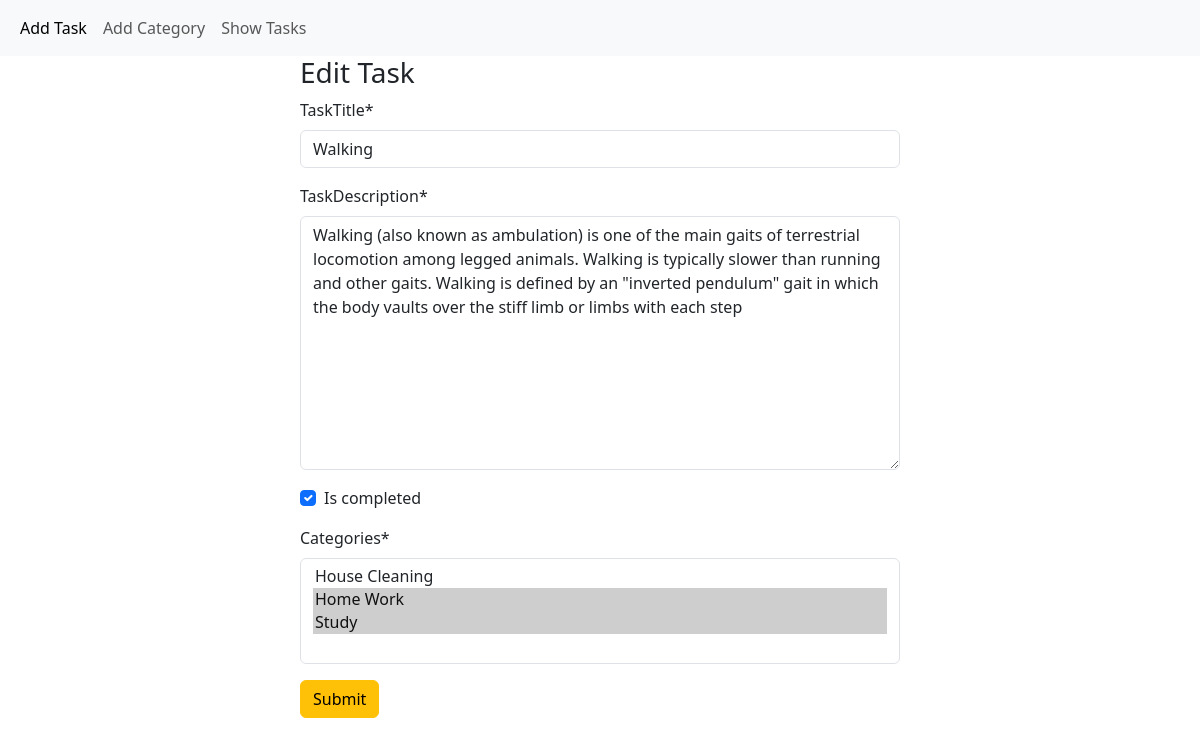
The page /task/edit_task/9/ on the database its author committed.
### task/models.py (models this page shows, shortened)
class TaskModel(models.Model):
    taskTitle = models.CharField(max_length=100)
    taskDescription = models.TextField()
    is_completed = models.BooleanField(default=False)
    task_assign_date = models.DateTimeField(auto_now_add=True)
    categories = models.ManyToManyField('category.TaskCategory')

### task/views.py (the view)
# urls.py: path('edit_task/<int:task_id>/', views.edit_task, name='edit_task'),
def edit_task(request, task_id):
    task = TaskModel.objects.get(id=task_id)
    if request.method == 'POST':
        form = TaskForm(request.POST, instance=task)
        if form.is_valid():
            form.save()
            return redirect('show_tasks')
    else:
        form = TaskForm(instance=task)
    return render(request, 'edit_task.html', {'form': form})

### task/forms.py
class TaskForm(forms.ModelForm):
    categories = forms.ModelMultipleChoiceField(queryset=TaskCategory.objects.all())
    class Meta:
        model = TaskModel
        fields = '__all__'

### category/models.py (called while the page is built)
    def __str__(self):
        return self.category_name

### task/templates/edit_task.html (shortened to what this page needs)
{% extends 'base.html' %}
{%  load crispy_forms_tags %}
{% block content %}
<form style="width:50% ; margin : auto" method="post">
    <h3>Edit Task</h3>
{{ form | crispy }}
<button class="btn btn-warning">Submit</button>
</form>
{% endblock %}

### rows shown on the page
TaskModel: taskTitle "Walking", taskDescription "Walking (also known as ambulation) is one of the main gaits of terrestrial locomotion among legged animals. Walking is typically slower than running and other gaits. Walking is defined by an \"inverted pendulum\" gait in which the body vaults over the stiff limb or limbs with each step", is_completed "☑"
